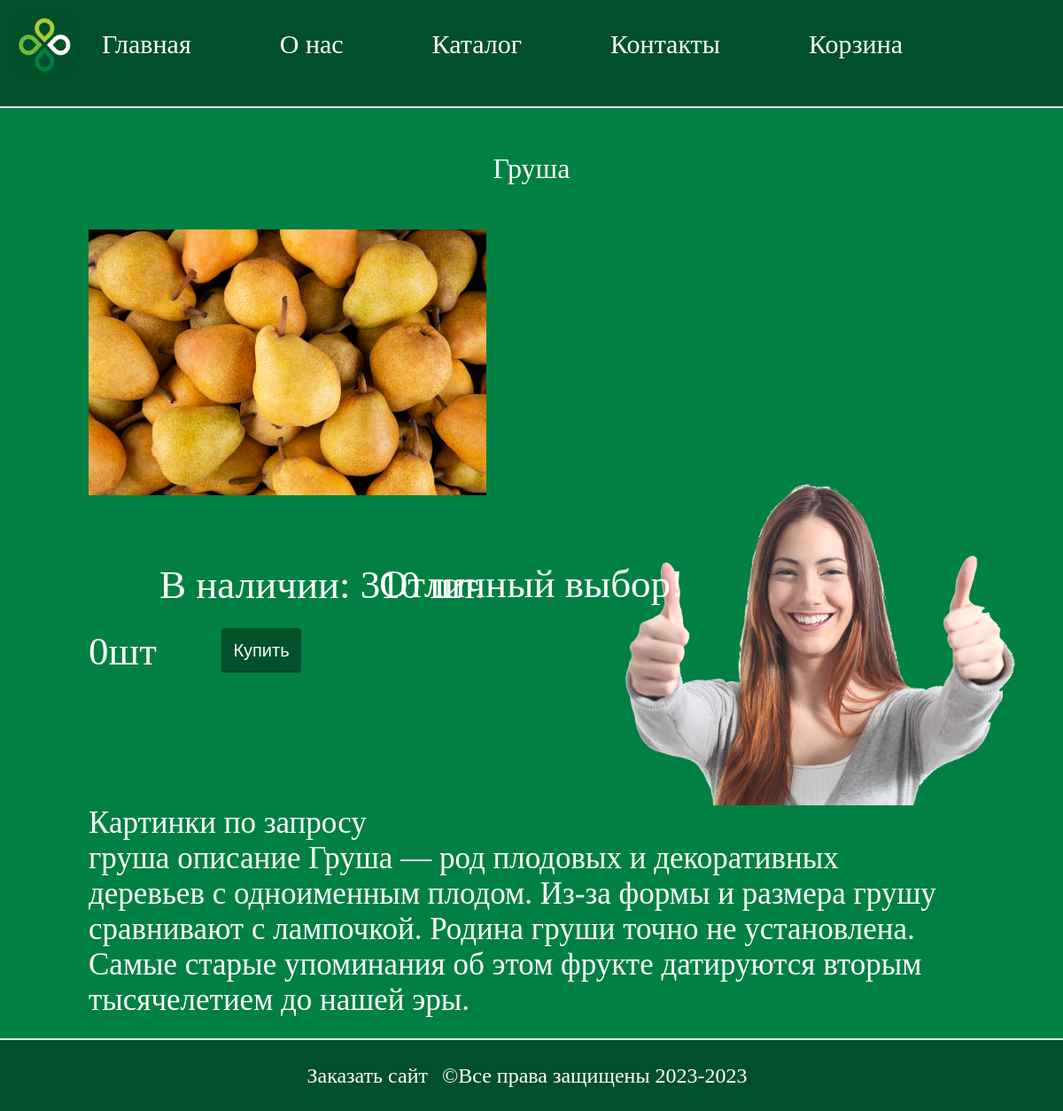
The app's page /item/grusha with its own data.
### Perekrestok/models.py (models this page shows, shortened)
class Product(models.Model):
    title = models.CharField(max_length=255, verbose_name="Название")
    price = models.DecimalField(verbose_name="Цена", decimal_places=2, max_digits=10)
    amount = models.IntegerField(verbose_name="Количество")
    picture = models.ImageField(
        upload_to="products",
        verbose_name="Иллюстрация",
        blank=True,
    )
    description = models.TextField(verbose_name="Описание", blank=True)
    slug = models.SlugField(
        max_length=255, unique=True, db_index=True, verbose_name="URL"
    )
    category = models.ForeignKey(
        "Category",
        on_delete=models.CASCADE,
        verbose_name="Категория",
        null=True,
        default=None,
    )
    class Meta:
        verbose_name = "Продукт"
        verbose_name_plural = "Продукты"

### Perekrestok/views.py (the view)
# urls.py: path('item/<slug:item_slug>', show_item, name='show_item'),
def show_item(request: HttpRequest, item_slug):
    product = get_object_or_404(Product, slug=item_slug)
    context = {
        "title": product.title,
        "product": product,
    }
    return render(request, "Perekrestok/show_item.html", context=context)

### Perekrestok/templatetags/page_tags.py (called while the page is built)
@register.simple_tag()
def get_menu():
    site_menu = [
        {'title': 'Главная', 'url_name': 'main'},
        {'title': 'О нас', 'url_name': 'about'},
        {'title': 'Каталог', 'url_name': 'catalog'},
        {'title': 'Контакты', 'url_name': 'contacts'},
        {'title': 'Корзина', 'url_name': 'cart'}
    ]
    return site_menu

### Perekrestok/templates/Perekrestok/show_item.html (shortened to what this page needs)
{% extends 'Perekrestok/base.html' %}
{% block content %}
{% load static %}
<link type="text/css" rel="stylesheet" href="{% static 'Perekrestok/css/show_item.css' %}">
<div class="prod-container">
    <h1 id="product-title">{{product.title}}</h1>
    {% if product.picture %}
    <img class="picture" src=" {{ product.picture.url }}" alt="">
    <div class="buy-div">
        <input class="add-to-cart" type="button" data-id="{{product.pk}}" onclick="AddProductFromShowPage(this)"
            name="buy" value="Купить">
        <h3 id="item-count" data-id="{{product.pk}}" data-count="0" class="item-count">0шт</h3>
        <h3 class="move">В наличии: {{product.amount}} шт.</h3>
    </div>
    <img class="like-picture" src=" {% static 'Perekrestok/img/like2.png' %}" alt="">
    <h2 id="good-choice">Отличный выбор!</h2>
    <p id="prod-desc">{{product.description}}</p>
    {% endif %}
</div>
{% endblock %}

### Perekrestok/static/Perekrestok/css/base.css (style rules this page uses)
* { margin: 0; padding: 0; font: "Fira Sans", sans-serif; font-weight: 200; }
html { background-color: rgba(0, 128, 67, 255); height: 200px; }
body { min-height: auto; }

### Perekrestok/static/Perekrestok/css/show_item.css (style rules this page uses)
.picture { height: 300px; display: block; max-width: 600px; margin-left: 100px; margin-top: 50px; transition: transform .3s; float: left; }
.like-picture { display: block; float: right; width: 600px; margin-left: 100px; margin-top: -50px; }
#good-choice { position: absolute; height: 100px; margin-top: 400px; line-height: 100px; font-size: 45px; width: 100%; text-align: center; color: white; }
#product-title { color: white; margin-top: 50px; text-align: center; }
#prod-desc { margin-top: 700px; margin-left: 100px; font-size: 35px; width: 80%; color: white; }
.prod-container { height: 1000px; }
.add-to-cart { position: relative; cursor: pointer; display: block; text-align: center; border: 0; height: 50px; width: 90px; color: white; background-color: rgba(0, 80, 42, 255); border-radius: 4px; box-shadow: rgba(0, 0, 0, 0.05) 0px 1px 0px 0px, rgba(0, 0, 0, 0.2) 0px -1px 0px 0px inset; line-height: 40px; margin-left: 250px; font-size: 20px; }
.buy-div { position: absolute; width: 100%; height: 100px; margin-top: 500px;; }
#item-count { color: white; position: absolute; font-size: 45px; margin-left: 100px; margin-top: -50px; }
.move { color: white; position: absolute; font-size: 45px; margin-left: 180px; margin-top: -125px; }

### records on screen
Product: title "Груша", picture (picture), amount "310", description "Картинки по запросу груша описание Груша — род плодовых и декоративных деревьев с одноименным плодом. Из-за формы и размера грушу сравнивают с лампочкой. Родина груши точно не установлена. Самые старые упоминания об этом фрукте датируются вторым тысячелетием до нашей эры."

### other values on screen
{{ el.title }} "Главная" "О нас" "Каталог" "Контакты"
{{ el.title }} "Корзина"
